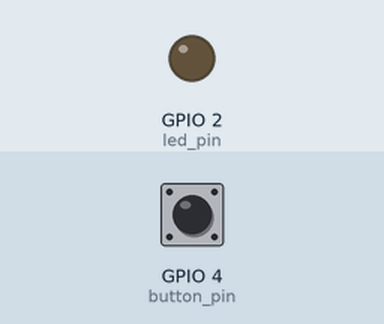
Bench run of a sketch on a simulated ESP32. Parts: output pins drawn as LEDs (lit = HIGH). The test bench sets the inputs (shaded band); at power-on: GPIO 4 (button_pin) HIGH.

Above: at 5.0 s.
5.1 s: GPIO 4 (button_pin) pulled LOW for 0.15 s
At 5.7 s:
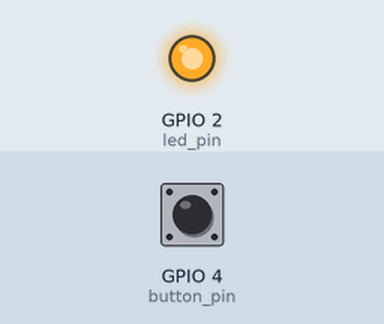
6.7 s: GPIO 4 (button_pin) pulled LOW for 1 s
At 8.0 s:
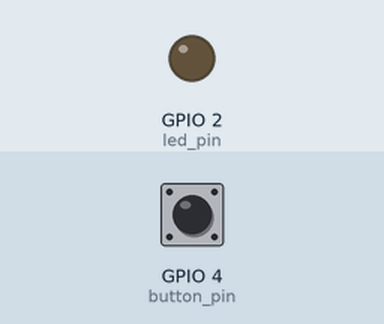
9.2 s: GPIO 4 (button_pin) pulled LOW for 3.2 s
At 9.9 s:
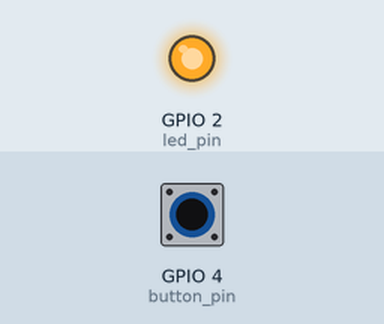
Timing chart, 0 to 12.2 s (numbered marks = the images above; inputs shaded):
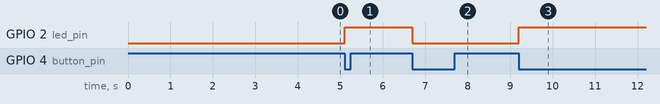

Measured:
- after the input at 5.1 s, GPIO 2 (led_pin): LOW → HIGH at once
- after the input at 6.7 s, GPIO 2 (led_pin): HIGH → LOW at once
- after the input at 9.2 s, GPIO 2 (led_pin): LOW → HIGH at once

The sketch:

Task_5.ino
```cpp
/*
Use a binary semaphore to synchronize an interrupt service routine (ISR) with a task.
In this project, a push button generates an interrupt, and the ISR "gives" the semaphore.
A task waiting on the semaphore then toggles an LED.

How It Works:
ISR: On a button press, use xSemaphoreGiveFromISR().
Task: Continuously call xSemaphoreTake(semaphore, portMAX_DELAY)
and, once the semaphore is received, toggle the LED.
*/


// #if CONFIG_FREERTOS_UNICORE
// static const BaseType_t app_cpu = 0;
// #else
// static const BaseType_t app_cpu = 1;
// #endif

static const int led_pin = 2;
static const int button_pin = 4;

static SemaphoreHandle_t binarySemaphore;

static int led_state = 0;

void toggleLED(void *parameter) {
  while (1) {
     if (xSemaphoreTake(binarySemaphore, portMAX_DELAY) == pdTRUE) {
    if (led_state) {                              //if state is high
      digitalWrite(led_pin, HIGH);                //led on
    } else {
      digitalWrite(led_pin, LOW);                 //if state is low led is off
    }
     vTaskDelay(200/ portTICK_PERIOD_MS);
  }
  }
}

void buttonISR( ) {
      led_state = !led_state;                       //toggle the state
      xSemaphoreGiveFromISR(binarySemaphore,NULL);

  }


void setup() {

  Serial.begin(115200);

  pinMode(led_pin, OUTPUT);
  pinMode(button_pin, INPUT);

  binarySemaphore = xSemaphoreCreateBinary();        //created the semaphore

  attachInterrupt(button_pin, buttonISR, FALLING);

  xTaskCreate(
    toggleLED,
    "Toggle LED",
    2048,
    NULL,
    1,
    NULL);
  // put your setup code here, to run once:
  vTaskDelete(NULL);
}

void loop() {
  // put your main code here, to run repeatedly:
}
```
